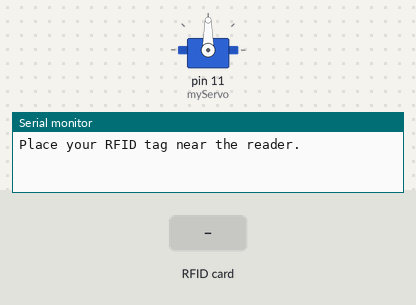
Simulated run of this sketch. Board: Arduino Uno, built with avr-gcc and run on an emulated ATmega328P. Parts: servo, the last lines printed to the serial monitor. Inputs (shaded band) come from the test bench.

Above: at 1.2 s.
1.3 s: RFID card AA BB CC DD held to the reader
At 4.0 s:
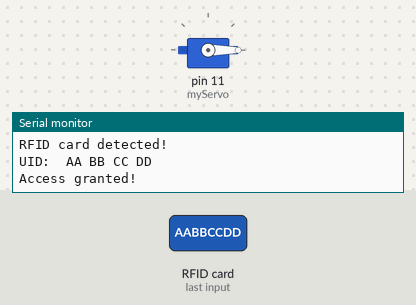
4.3 s: RFID card 5E 7A 19 C4 held to the reader
Timing chart, 0 to 7.3 s (numbered marks = the images above; inputs shaded):
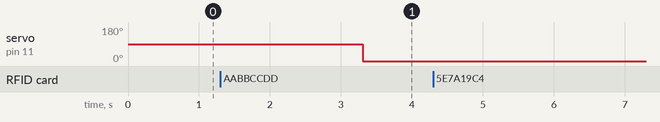

Measured:
- after the input at 1.3 s, servo on pin 11 (myServo): 90° → 0° after 2.0 s

The sketch:

solutionB.ino
```cpp
#include <SPI.h>
#include <MFRC522.h>
#include <Servo.h>

#define SS_PIN 10    // Slave Select pin for RFID module
#define RST_PIN 9    // Reset pin for RFID module

MFRC522 mfrc522(SS_PIN, RST_PIN); // Create MFRC522 instance

Servo myServo; // Create a Servo instance

void setup() {
  Serial.begin(9600);
  SPI.begin();
  mfrc522.PCD_Init(); // Initialize RFID module
  myServo.attach(11); // Attach the servo to pin 11
  Serial.println("Place your RFID tag near the reader.");
}

void loop() {
  // Look for new RFID cards
  if (mfrc522.PICC_IsNewCardPresent() && mfrc522.PICC_ReadCardSerial()) {
    Serial.println("RFID card detected!");

    // Print UID of the card
    Serial.print("UID: ");
    for (byte i = 0; i < mfrc522.uid.size; i++) {
      Serial.print(mfrc522.uid.uidByte[i] < 0x10 ? " 0" : " ");
      Serial.print(mfrc522.uid.uidByte[i], HEX);
    }
    Serial.println();

    // Check if the detected card has the correct UID (replace with your UID)
    if (isCardAuthorized()) {
      Serial.println("Access granted!");

      // Move the servo motor to a specific angle (adjust as needed)
      myServo.write(90);
      delay(2000); // Wait for 2 seconds

      // Return the servo to the initial position
      myServo.write(0);
    } else {
      Serial.println("Unauthorized card. Access denied!");
    }

    delay(1000); // Avoid rapid card detection
  }
}

bool isCardAuthorized() {
  // Replace the following UID with the UID of your authorized RFID tag
  byte authorizedCardUID[] = {0xAA, 0xBB, 0xCC, 0xDD};

  // Check if the detected card's UID matches the authorized UID
  for (byte i = 0; i < mfrc522.uid.size; i++) {
    if (mfrc522.uid.uidByte[i] != authorizedCardUID[i]) {
      return false; // UID doesn't match
    }
  }

  return true; // UID matches, card is authorized
}
```
